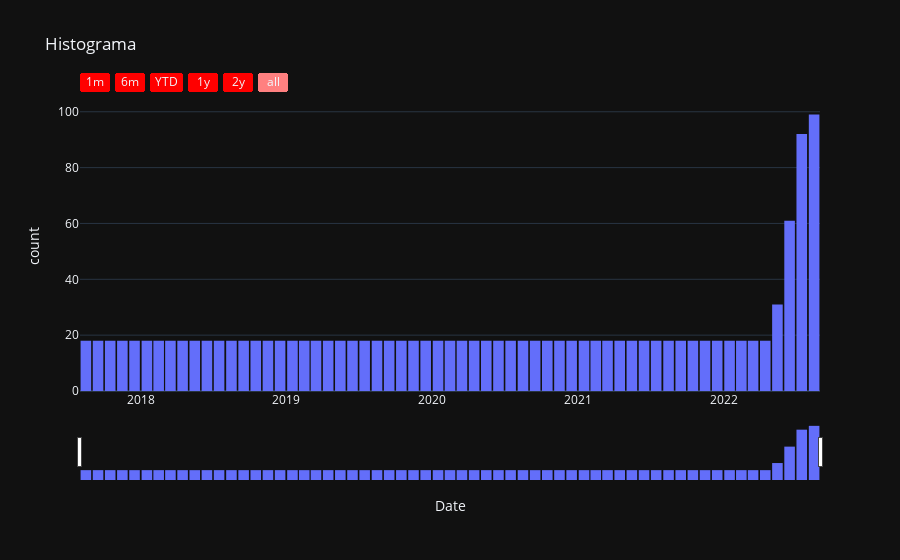

The code cell stored with this chart in its notebook:
### Markdown cell above
Now we show it again, but with data accumulated by date

### Code cell
fig3 = px.histogram(projects, x="Date", y="ProjectName", histfunc="count", title="Histograma", cumulative=True,
                    template="plotly_dark")
fig3.update_traces(xbins_size="M1")
fig3.update_layout(bargap=0.1)
fig3.update_xaxes(
    rangeslider_visible=True,
    rangeselector=dict(
        buttons=list([
            dict(count=1, label="1m", step="month", stepmode="backward"),
            dict(count=6, label="6m", step="month", stepmode="backward"),
            dict(count=1, label="YTD", step="year", stepmode="todate"),
            dict(count=1, label="1y", step="year", stepmode="backward"),
            dict(count=2, label="2y", step="year", stepmode="backward"),
            dict(step="all")
        ]),
        bgcolor="#ff0000"
    )
)
fig3.show()

### Figure 1 — Plotly figure (JSON) as saved in the notebook; plotly's stock layout.template omitted (floating-point values rounded to 4 significant figures)
{"data": [{"alignmentgroup": "True", "bingroup": "x", "cumulative": {"enabled": true}, "histfunc": "count", "hovertemplate": "Date=%{x}<br>count=%{y}<extra></extra>", "legendgroup": "", "marker": {"color": "#636efa", "pattern": {"shape": ""}}, "name": "", "offsetgroup": "", "orientation": "v", "showlegend": false, "type": "histogram", "x": ["2022-05-19T00:00:00", "2022-05-20T00:00:00", "2022-05-21T00:00:00", "2022-05-22T00:00:00", "2022-05-23T00:00:00", "2022-05-24T00:00:00", "2022-05-25T00:00:00", "2022-05-26T00:00:00", "2022-05-27T00:00:00", "2022-05-28T00:00:00", "2022-05-29T00:00:00", "2022-05-30T00:00:00", "2022-05-31T00:00:00", "2022-06-01T00:00:00", "2022-06-02T00:00:00", "2022-06-03T00:00:00", "2022-06-04T00:00:00", "2022-06-05T00:00:00", "2022-06-06T00:00:00", "2022-06-07T00:00:00", "2022-06-08T00:00:00", "2022-06-09T00:00:00", "2022-06-10T00:00:00", "2022-06-11T00:00:00", "2022-06-12T00:00:00", "2022-06-13T00:00:00", "2022-06-14T00:00:00", "2022-06-15T00:00:00", "2022-06-16T00:00:00", "2022-06-17T00:00:00", "2022-06-18T00:00:00", "2022-06-19T00:00:00", "2022-06-20T00:00:00", "2022-06-21T00:00:00", "2022-06-22T00:00:00", "2022-06-23T00:00:00", "2022-06-24T00:00:00", "2022-06-25T00:00:00", "2022-06-26T00:00:00", "2022-06-27T00:00:00", "2022-06-28T00:00:00", "2022-06-29T00:00:00", "2022-06-30T00:00:00", "2022-07-01T00:00:00", "2022-07-02T00:00:00", "2022-07-03T00:00:00", "2022-07-04T00:00:00", "2022-07-05T00:00:00", "2022-07-06T00:00:00", "2022-07-07T00:00:00", "2022-07-08T00:00:00", "2022-07-09T00:00:00", "2022-07-10T00:00:00", "2022-07-11T00:00:00", "2022-07-12T00:00:00", "2022-07-13T00:00:00", "2022-07-14T00:00:00", "2022-07-15T00:00:00", "2022-07-16T00:00:00", "2022-07-17T00:00:00", "2022-07-18T00:00:00", "2022-07-19T00:00:00", "2022-07-20T00:00:00", "2022-07-21T00:00:00", "2022-07-22T00:00:00", "2022-07-23T00:00:00", "2022-07-24T00:00:00", "2022-07-25T00:00:00", "2022-07-26T00:00:00", "2022-07-27T00:00:00", "2022-07-28T00:00:00", "2022-07-29T00:00:00", "2022-07-30T00:00:00", "2022-07-31T00:00:00", "2022-08-01T00:00:00", "2022-08-02T00:00:00", "2022-08-03T00:00:00", "2022-08-04T00:00:00", "2022-08-05T00:00:00", "2022-08-06T00:00:00", "2022-08-07T00:00:00", "2017-08-08T00:00:00", "2017-08-09T00:00:00", "2017-08-10T00:00:00", "2017-08-11T00:00:00", "2017-08-12T00:00:00", "2017-08-13T00:00:00", "2017-08-14T00:00:00", "2017-08-15T00:00:00", "2017-08-16T00:00:00", "2017-08-17T00:00:00", "2017-08-18T00:00:00", "2017-08-19T00:00:00", "2017-08-20T00:00:00", "2017-08-21T00:00:00", "2017-08-22T00:00:00", "2017-08-23T00:00:00", "2017-08-24T00:00:00", "2017-08-25T00:00:00"], "xaxis": "x", "xbins": {"size": "M1"}, "y": ["Master’s degree", "Master’s degree", "Master’s degree", "Bachelor’s degree", "Doctoral degree", "Doctoral degree", "Bachelor’s degree", "Bachelor’s degree", "Master’s degree", "Bachelor’s degree", "Master’s degree", "Doctoral degree", "Master’s degree", "Bachelor’s degree", "Doctoral degree", "Master’s degree", "Master’s degree", "Master’s degree", "Master’s degree", "Bachelor’s degree", "Master’s degree", "Doctoral degree", "Bachelor’s degree", "Some college/university study without earning a bachelor’s degree", "Doctoral degree", "Professional degree", "Master’s degree", "Master’s degree", "Master’s degree", "Bachelor’s degree", "Master’s degree", "Bachelor’s degree", "Master’s degree", "Master’s degree", "Bachelor’s degree", "Bachelor’s degree", "Bachelor’s degree", "Some college/university study without earning a bachelor’s degree", "Master’s degree", "Master’s degree", "Master’s degree", "Doctoral degree", "Bachelor’s degree", "Master’s degree", "Master’s degree", "Doctoral degree", "Master’s degree", "Master’s degree", "Bachelor’s degree", "Master’s degree", "Bachelor’s degree", "Master’s degree", "Bachelor’s degree", "Master’s degree", "Master’s degree", "Master’s degree", "Master’s degree", "I prefer not to answer", "Doctoral degree", "Master’s degree", "Bachelor’s degree", "Master’s degree", "Bachelor’s degree", "Some college/university study without earning a bachelor’s degree", "Doctoral degree", "Master’s degree", "Doctoral degree", "Master’s degree", "Master’s degree", "Bachelor’s degree", "Some college/university study without earning a bachelor’s degree", "Doctoral degree", "Professional degree", "Master’s degree", "Bachelor’s degree", "Bachelor’s degree", "Master’s degree", "Master’s degree", "Doctoral degree", "Bachelor’s degree", "Bachelor’s degree", "Some college/university study without earning a bachelor’s degree", "Bachelor’s degree", "Master’s degree", "Master’s degree", "Master’s degree", "Master’s degree", "Bachelor’s degree", "Professional degree", "Bachelor’s degree", "Master’s degree", "Bachelor’s degree", "Master’s degree", "Bachelor’s degree", "Master’s degree", "Bachelor’s degree", "Bachelor’s degree", "Master’s degree", "Master’s degree"], "yaxis": "y"}], "layout": {"bargap": 0.1, "barmode": "relative", "legend": {"tracegroupgap": 0}, "title": {"text": "Histograma"}, "xaxis": {"anchor": "y", "domain": [0, 1], "rangeselector": {"bgcolor": "#ff0000", "buttons": [{"count": 1, "label": "1m", "step": "month", "stepmode": "backward"}, {"count": 6, "label": "6m", "step": "month", "stepmode": "backward"}, {"count": 1, "label": "YTD", "step": "year", "stepmode": "todate"}, {"count": 1, "label": "1y", "step": "year", "stepmode": "backward"}, {"count": 2, "label": "2y", "step": "year", "stepmode": "backward"}, {"step": "all"}]}, "rangeslider": {"visible": true}, "title": {"text": "Date"}}, "yaxis": {"anchor": "x", "domain": [0, 1], "title": {"text": "count"}}}}
